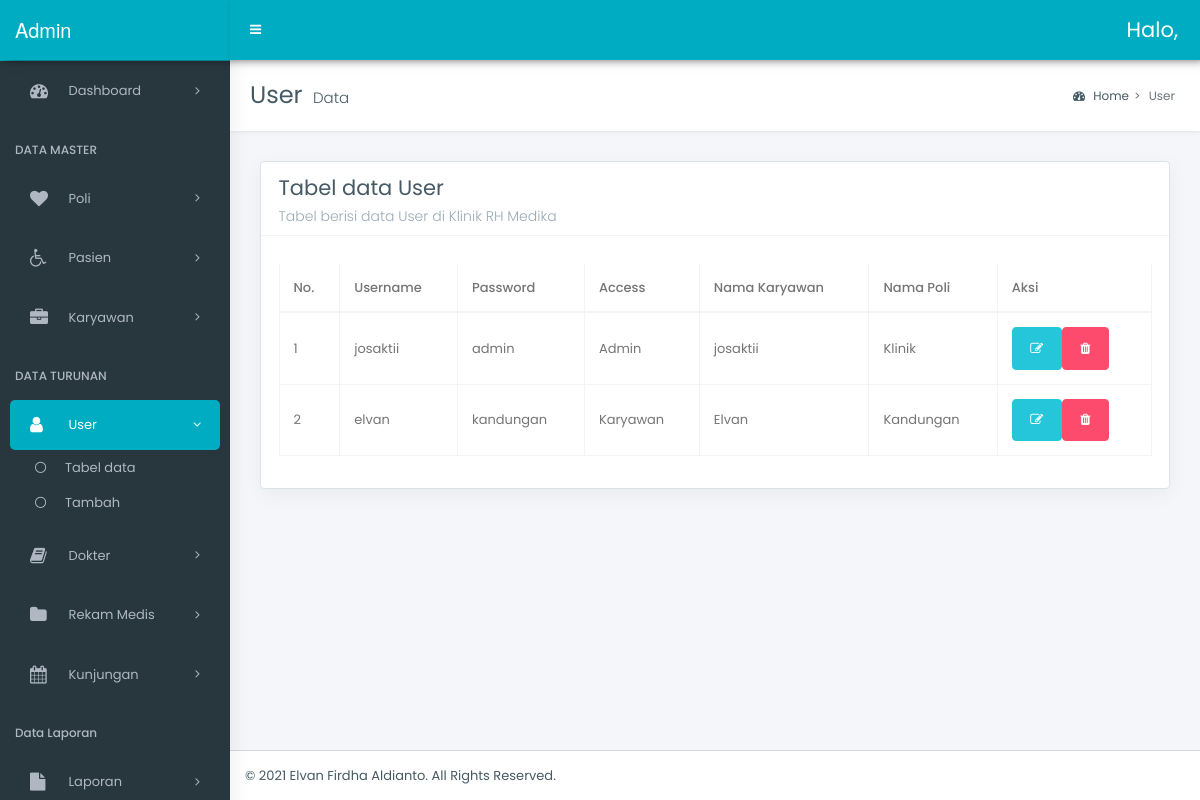
/admin/user/data.php, run on the app's committed database.
### tables this page shows
CREATE TABLE `user` (
  `id_user` int(3) NOT NULL,
  `username` varchar(25) NOT NULL,
  `password` varchar(25) NOT NULL,
  `access` enum('1','2') NOT NULL,
  `id_karyawan` int(3) NOT NULL,
  `kd_poli` int(3) NOT NULL
);

CREATE TABLE `karyawan` (
  `id_karyawan` int(11) NOT NULL,
  `jabatan` enum('1','2','3','4') NOT NULL,
  `nm_karyawan` varchar(50) NOT NULL,
  `tempat_lahirk` varchar(30) NOT NULL,
  `tgl_lahirk` date NOT NULL,
  `alamatk` text NOT NULL,
  `telp_karyawan` varchar(13) NOT NULL
);

CREATE TABLE `poli` (
  `kd_poli` int(3) NOT NULL,
  `nm_poli` varchar(30) NOT NULL
);

### admin/user/data.php (the view, shortened to what this page needs)
<?php require_once '../../config/connect.php'; ?>
<!DOCTYPE html>
<html lang="en">
<head>
    <link rel="stylesheet" href="../../style/bootstrap.min.css">
    <link rel="stylesheet" href="../../style/bootstrap-extend.css">
    <link rel="stylesheet" href="../../style/master_style.css">
    <link rel="stylesheet" href="../../style/_all-skins.css">
    <link rel="stylesheet" href="../../assets/datatable/datatables.min.css">
</head>
<body class="hold-transition skin-green sidebar-mini">
    <div class="wrapper">
        <div class="content-wrapper">
            <section class="content-header">
                <h1>
                    User
                    <small>Data</small>
                </h1>
                <ol class="breadcrumb">
                    <li class="breadcrumb-item"><a href="#"><i class="fa fa-dashboard"></i> Home</a></li>
                    <li class="breadcrumb-item active">User</li>
                </ol>
            </section>
            <section class="content">
                <div class="row">
                    <div class="col-12">
                        <div class="box">
                            <div class="box-header with-border">
                                <h3 class="box-title">Tabel data User</h3>
                                <h6 class="box-subtitle">Tabel berisi data User di Klinik RH Medika</h6>
                            </div>
                            <div class="box-body">
                                <div class="table-responsive">
                                    <table id="example6" class="table table-bordered table-hover display nowrap margin-top-10 w-p100">
                                        <thead>
                                            <tr>
                                                <th>No.</th>
                                                <th>Username</th>
                                                <th>Password</th>
                                                <th>Access</th>
                                                <th>Nama Karyawan</th>
                                                <th>Nama Poli</th>
                                                <th>Aksi</th>
                                            </tr>
                                        </thead>
                                        <tbody>
                                            <?php
                                            $q = $connect->query("SELECT * FROM user JOIN karyawan USING(id_karyawan) JOIN poli USING(kd_poli) ORDER BY id_user ASC");
                                            $no = 1;
                                            foreach ($q as $d) :
                                            ?>
                                                <tr>
                                                    <td><?= $no ?></td>
                                                    <td><?= $d['username'] ?></td>
                                                    <td><?= $d['password'] ?></td>
                                                    <td>
                                                        <?php
                                                        if ($d['access'] == 1) {
                                                            echo 'Admin';
                                                        } else {
                                                            echo 'Karyawan';
                                                        }
                                                        ?>
                                                    </td>
                                                    <td><?= $d['nm_karyawan'] ?></td>
                                                    <td><?= $d['nm_poli'] ?></td>
                                                    <td>
                                                        <div class="input-group">
                                                            <a href="edit.php?id=<?= $d['id_user'] ?>" class="btn btn-success fa fa-edit"></a>
                                                            <a href="hapus.php?id=<?= $d['id_user'] ?>" onclick="return confirm('Anda yakin akan menghapus data ini?')" class="btn btn-danger fa fa-trash"></a>
                                                        </div>
                                                    </td>
                                                </tr>
                                            <?php
                                                $no++;
                                            endforeach; ?>
                                        </tbody>
                                    </table>
                                </div>
                            </div>
                        </div>
                    </div>
                </div>
            </section>
        </div>
        <footer class="main-footer">
            &copy; 2021 <a href="">Elvan Firdha Aldianto</a>. All Rights Reserved.
        </footer>
    </div>
</body>
</html>

### style/_all-skins.css (style rules this page uses)
.skin-green .content-header { background: #fff; }
.skin-green .content { background: #f4f6f9; }
.skin-green .wrapper, .skin-green .main-sidebar, .skin-green .left-side { background-color: #28373e; box-shadow: 1px 0px 20px rgba(0,0,0,0.08); }

### data on the page
user: username "josaktii", password "admin", access "Admin", id_karyawan.nm_karyawan "josaktii", kd_poli.nm_poli "Klinik"
user: username "elvan", password "kandungan", access "Karyawan", id_karyawan.nm_karyawan "Elvan", kd_poli.nm_poli "Kandungan"
